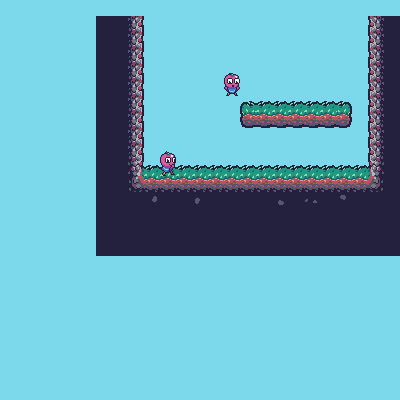

Below is a game level as drawn by its tile map, then a one-line description and the .tmx file that defines it, in full:
An orthogonal 25x25 tile map with 16x16 px tiles, 2 tile layers (Tierra, Personaje), 3 tilesets.

<map version="1.0" tiledversion="1.1.6" orientation="orthogonal" renderorder="right-down" width="25" height="25" tilewidth="16" tileheight="16" infinite="0" backgroundcolor="#7cd8eb" nextobjectid="1">
 <tileset firstgid="1" name="tileset_tomato" tilewidth="16" tileheight="16" tilecount="18" columns="3">
  <image source="tileset_tomato.png" width="48" height="96" />
 </tileset>
 <tileset firstgid="19" name="Tomate_plataformas-16x25" tilewidth="16" tileheight="25" tilecount="8" columns="8">
  <image source="../sprites/tomate/Tomate_plataformas-16x25.png" width="128" height="25" />
 </tileset>
 <tileset firstgid="27" name="Tomate_plataformas-jumpframe-16x25" tilewidth="16" tileheight="25" tilecount="1" columns="1">
  <image source="../sprites/tomate/Tomate_plataformas-jumpframe-16x25.png" width="16" height="25" />
 </tileset>
 <layer name="Tierra" width="25" height="25">
  <data encoding="csv">
0,0,0,0,0,0,0,0,0,0,0,0,0,0,0,0,0,0,0,0,0,0,0,0,0,
0,0,0,0,0,0,7,7,2147483656,0,0,0,0,0,0,0,0,0,0,0,0,0,0,8,7,
0,0,0,0,0,0,7,7,2147483656,0,0,0,0,0,0,0,0,0,0,0,0,0,0,8,7,
0,0,0,0,0,0,7,7,2147483656,0,0,0,0,0,0,0,0,0,0,0,0,0,0,8,7,
0,0,0,0,0,0,7,7,2147483656,0,0,0,0,0,0,0,0,0,0,0,0,0,0,8,7,
0,0,0,0,0,0,7,7,2147483656,0,0,0,0,0,0,0,0,0,0,0,0,0,0,8,7,
0,0,0,0,0,0,7,7,2147483656,0,0,0,0,0,0,2,3,3,3,3,3,2147483650,0,8,7,
0,0,0,0,0,0,7,7,2147483656,0,0,0,0,0,0,5,6,6,6,6,6,2147483653,0,8,7,
0,0,0,0,0,0,7,7,2147483656,0,0,0,0,0,0,0,0,0,0,0,0,0,0,8,7,
0,0,0,0,0,0,7,7,2147483656,0,0,0,0,0,0,0,0,0,0,0,0,0,0,8,7,
0,0,0,0,0,0,7,7,2147483659,1,1,1,1,1,1,1,1,1,1,1,1,1,1,11,7,
0,0,0,0,0,0,7,7,2147483662,4,4,4,4,4,4,4,4,4,4,4,4,4,4,14,7,
0,0,0,0,0,0,7,7,7,2684354570,7,7,1610612746,7,7,7,7,3221225482,7,13,7,10,7,7,7,
0,0,0,0,0,0,7,7,7,7,7,7,7,7,7,7,7,7,7,7,7,7,7,7,7,
0,0,0,0,0,0,7,7,7,7,7,7,7,7,7,7,7,7,7,7,7,7,7,7,7,
0,0,0,0,0,0,7,7,7,7,7,7,7,7,7,7,7,7,7,7,7,7,7,7,7,
0,0,0,0,0,0,0,0,0,0,0,0,0,0,0,0,0,0,0,0,0,0,0,0,0,
0,0,0,0,0,0,0,0,0,0,0,0,0,0,0,0,0,0,0,0,0,0,0,0,0,
0,0,0,0,0,0,0,0,0,0,0,0,0,0,0,0,0,0,0,0,0,0,0,0,0,
0,0,0,0,0,0,0,0,0,0,0,0,0,0,0,0,0,0,0,0,0,0,0,0,0,
0,0,0,0,0,0,0,0,0,0,0,0,0,0,0,0,0,0,0,0,0,0,0,0,0,
0,0,0,0,0,0,0,0,0,0,0,0,0,0,0,0,0,0,0,0,0,0,0,0,0,
0,0,0,0,0,0,0,0,0,0,0,0,0,0,0,0,0,0,0,0,0,0,0,0,0,
0,0,0,0,0,0,0,0,0,0,0,0,0,0,0,0,0,0,0,0,0,0,0,0,0,
0,0,0,0,0,0,0,0,0,0,0,0,0,0,0,0,0,0,0,0,0,0,0,0,0
</data>
 </layer>
 <layer name="Personaje" width="25" height="25">
  <data encoding="csv">
0,0,0,0,0,0,0,0,0,0,0,0,0,0,0,0,0,0,0,0,0,0,0,0,0,
0,0,0,0,0,0,0,0,0,0,0,0,0,0,0,0,0,0,0,0,0,0,0,0,0,
0,0,0,0,0,0,0,0,0,0,0,0,0,0,0,0,0,0,0,0,0,0,0,0,0,
0,0,0,0,0,0,0,0,0,0,0,0,0,0,0,0,0,0,0,0,0,0,0,0,0,
0,0,0,0,0,0,0,0,0,0,0,0,0,0,0,0,0,0,0,0,0,0,0,0,0,
0,0,0,0,0,0,0,0,0,0,0,0,0,0,27,0,0,0,0,0,0,0,0,0,0,
0,0,0,0,0,0,0,0,0,0,0,0,0,0,0,0,0,0,0,0,0,0,0,0,0,
0,0,0,0,0,0,0,0,0,0,0,0,0,0,0,0,0,0,0,0,0,0,0,0,0,
0,0,0,0,0,0,0,0,0,0,0,0,0,0,0,0,0,0,0,0,0,0,0,0,0,
0,0,0,0,0,0,0,0,0,0,0,0,0,0,0,0,0,0,0,0,0,0,0,0,0,
0,0,0,0,0,0,0,0,0,0,19,0,0,0,0,0,0,0,0,0,0,0,0,0,0,
0,0,0,0,0,0,0,0,0,0,0,0,0,0,0,0,0,0,0,0,0,0,0,0,0,
0,0,0,0,0,0,0,0,0,0,0,0,0,0,0,0,0,0,0,0,0,0,0,0,0,
0,0,0,0,0,0,0,0,0,0,0,0,0,0,0,0,0,0,0,0,0,0,0,0,0,
0,0,0,0,0,0,0,0,0,0,0,0,0,0,0,0,0,0,0,0,0,0,0,0,0,
0,0,0,0,0,0,0,0,0,0,0,0,0,0,0,0,0,0,0,0,0,0,0,0,0,
0,0,0,0,0,0,0,0,0,0,0,0,0,0,0,0,0,0,0,0,0,0,0,0,0,
0,0,0,0,0,0,0,0,0,0,0,0,0,0,0,0,0,0,0,0,0,0,0,0,0,
0,0,0,0,0,0,0,0,0,0,0,0,0,0,0,0,0,0,0,0,0,0,0,0,0,
0,0,0,0,0,0,0,0,0,0,0,0,0,0,0,0,0,0,0,0,0,0,0,0,0,
0,0,0,0,0,0,0,0,0,0,0,0,0,0,0,0,0,0,0,0,0,0,0,0,0,
0,0,0,0,0,0,0,0,0,0,0,0,0,0,0,0,0,0,0,0,0,0,0,0,0,
0,0,0,0,0,0,0,0,0,0,0,0,0,0,0,0,0,0,0,0,0,0,0,0,0,
0,0,0,0,0,0,0,0,0,0,0,0,0,0,0,0,0,0,0,0,0,0,0,0,0,
0,0,0,0,0,0,0,0,0,0,0,0,0,0,0,0,0,0,0,0,0,0,0,0,0
</data>
 </layer>
</map>